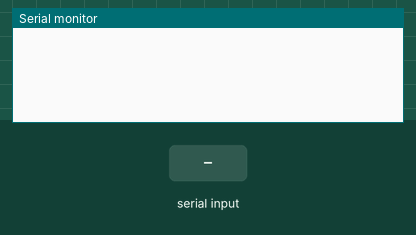
Recording of a sketch running on a simulated Arduino Uno, built with avr-gcc and run on an emulated ATmega328P. Shown: the last lines printed to the serial monitor. The inputs (shaded band) are chosen by the test bench.

Above: at 1.2 s.
1.3 s: "0" received over Serial
At 1.7 s:
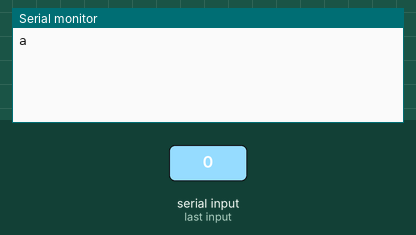
2.8 s: "1" received over Serial
At 4.0 s:
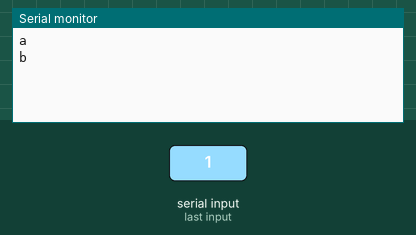
4.3 s: "2" received over Serial
At 5.2 s:
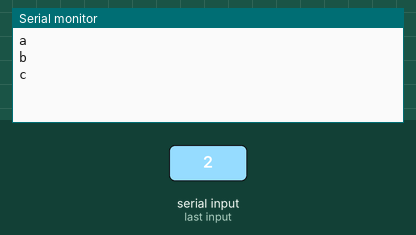
5.8 s: "3" received over Serial
At 6.4 s:
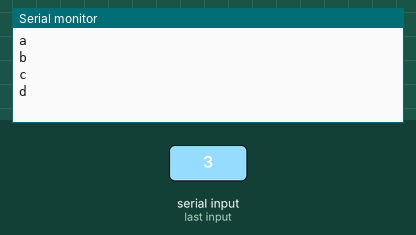
7.3 s: "4" received over Serial
At 8.5 s:
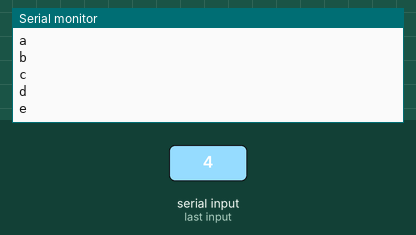
8.8 s: "5" received over Serial
At 9.8 s:
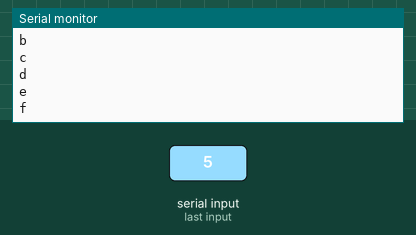

Measured:
- after the input at 1.3 s, the serial monitor: prints a new line at once (image 1)
- after the input at 2.8 s, the serial monitor: prints a new line at once (image 2)
- after the input at 4.3 s, the serial monitor: prints a new line at once (image 3)
- after the input at 5.8 s, the serial monitor: prints a new line at once (image 4)
- after the input at 7.3 s, the serial monitor: prints a new line at once (image 5)
- after the input at 8.8 s, the serial monitor: prints a new line at once (image 6)

The sketch:

motion_recognition_tx.ino
```cpp
void setup() {
  Serial.begin(9600);
}

void loop() {
  char motion_val = 'z';
  // Serial.println(motion_val);
  char motion_command = 'z';
  if (Serial.available()) {
    motion_val = Serial.read();

    if (motion_val == '0') //손 핌 후진
    {
      motion_command = 'a';
    }
    else if (motion_val == '1') //조향각 3 75도
    {
      motion_command = 'b';
    }
    else if (motion_val == '2') //조향각 2 60도
    {
      motion_command = 'c';
    }
    else if (motion_val == '3') //조향각 1 45도
    {
      motion_command = 'd';
    }
    else if (motion_val == '4') //조향각 5 105도
    {
      motion_command = 'e';
    }
    else if (motion_val == '5') //조향각 6 120도
    {
      motion_command = 'f';
    }
    else if (motion_val == '6') //조향각 7 135도
    {
      motion_command = 'g';
    }
    else if (motion_val == '7') //정지
    {
      motion_command = 'h';
    }
    else if (motion_val == '8') //전진
    {
      motion_command = 'i';
    }
    else if (motion_val == '9') //90도
    {
      motion_command = 'j';
    }
    else
    {
      motion_command = 'z';
    }
  }

  if (motion_command != 'z') {
    Serial.println(motion_command);
    delay(1000);
  }

}
```
